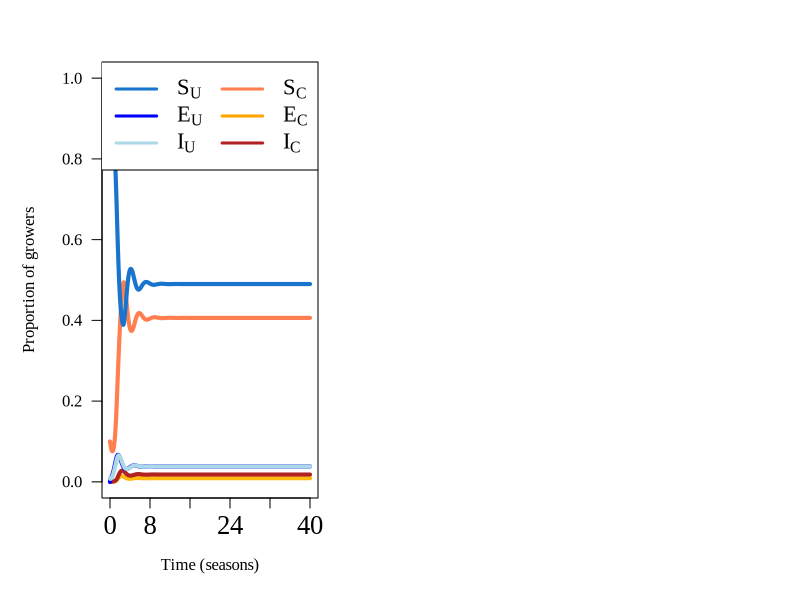

Write R code to recreate this figure.
par(las = 1, mfrow = c(1,2), mar = c(5.1, 5.1, 3.1, 4.1), family = "Times New Roman")
library(deSolve)
library(fields)
library(colorspace)
pal <- sequential_hcl(20,"BurgYl")
pal <- rev(pal)
Resistance_tolerance_model <-  function(time, y, params){
  S_C <- y[1]
  E_C <- y[2]
  I_C <- y[3]
  S_U <- y[4]
  E_U <- y[5]
  I_U <- y[6]
  
  N <- params$N
  
  beta <- params$beta
  beta_C <- params$delta_beta * params$beta
  gamma <- params$gamma 
  delta_sigma <- params$delta_sigma
  mu <- params$mu
  mu_C <- params$mu_C
  epsilon <- params$epsilon
  epsilon_C <- params$delta_epsilon *params$epsilon
  YU <- params$Y
  YC <- params$delta_Y * params$Y
  phi_C <- params$phiC
  phi_R <- params$phiR
  eta <- params$eta
  LU <- params$L
  LC <- params$delta_L * params$L

  P_SU <- P_EU <- YU
  P_SC <- P_EC <-  YC - phi_C
  
  P_IUR <- YU - phi_R*LU 
  P_ICR <- YC - phi_C - phi_R*LC
  P_IUH <- YU - LU 
  P_ICH <- YC - phi_C - LC 
  
   q_U <-beta*(delta_sigma*I_C + I_U)/(beta*(delta_sigma*I_C + I_U) + gamma)
  q_C <- beta_C*(delta_sigma*I_C + I_U)/(beta_C*(delta_sigma*I_C + I_U) + gamma)
  
  P_U <- YU - q_U*(epsilon/(epsilon + gamma))*LU*(gamma/( mu + gamma) + mu/(gamma + mu)*phi_R)
  P_C <- YC - phi_C - q_C*(epsilon_C/(epsilon_C + gamma))*LC*(gamma/(mu_C + gamma) + mu_C/(mu_C + gamma)*phi_R)
  z_SC <- max(0, 1 - exp(-eta*(P_U - P_SC)))
  z_EC <- max(0, 1 - exp(-eta*(P_U - P_EC)))
  z_ICR <- max(0, 1 - exp(-eta*(P_U - P_ICR)))
  z_ICH <- max(0, 1 - exp(-eta*(P_U - P_ICH)))
  
  z_SU <- 0
  z_EU <- max(0, 1 - exp(-eta*(P_C - P_EU)))
  z_IUR <- max(0, 1 - exp(-eta*(P_C - P_IUR)))
  z_IUH <- max(0, 1 - exp(-eta*(P_C - P_IUH)))
  
  
  dS_C <- gamma*(S_C*(1- z_SC) + I_C*(1 - z_ICH) + E_C*(1-z_EC) + E_U*z_EU + I_U*z_IUH)  + mu_C*I_C*(1-z_ICR) + I_U*z_IUR*mu - beta_C*(I_U + delta_sigma*I_C)*S_C - gamma*S_C 
  dE_C <-  beta_C*(I_U + delta_sigma*I_C)*S_C - gamma*E_C - epsilon_C*E_C
  dI_C <- epsilon_C*E_C - gamma*I_C - mu_C*I_C
  dS_U <- gamma*(S_U + E_U*(1-z_EU) + I_U*(1-z_IUH) + S_C*(z_SC)  + I_C*(z_ICH) + E_C*(z_EC))+ I_U*(1-z_IUR)*mu + mu_C*I_C*z_ICR - beta*(I_U + delta_sigma*I_C)*S_U - gamma*S_U 
  dE_U <-  beta*(I_U + delta_sigma*I_C)*S_U - gamma*E_U  - epsilon*E_U
  dI_U <- epsilon*E_U - gamma*I_U - mu*I_U 
  
  
  
  return(list(c(dS_C, dE_C, dI_C, dS_U, dE_U,dI_U)))
  
}
readParams <- function(N,beta,delta_beta,gamma,Y,delta_Y,phiC,phiR,L,delta_L,nu,delta_nu,Delta = Delta,eta = eta,delta_sigma = delta_sigma,epsilon = epsilon,delta_epsilon = delta_epsilon)
{
  retval <- list(N = N, 
                 beta = beta/N, 
                 delta_beta = delta_beta,
                 gamma = gamma, 
                 Y = Y,
                 delta_Y = delta_Y, 
                 phiC= phiC,
                 phiR = phiR, 
                 L = L, 
                 delta_L = delta_L, 
                 nu = nu, 
                 delta_nu = delta_nu,
                 Delta = Delta,
                 mu = 1/(((1/nu) - 1/2)*Delta), 
                 mu_C = 1/(((1/(delta_nu*nu)) - 1/2)*Delta),
                 eta = eta,
                 delta_sigma = delta_sigma,
                 epsilon = epsilon,
                 delta_epsilon = delta_epsilon)
  return(retval)
}

#Default tolerance parameters
parameters <- readParams(beta = .055, delta_beta = 1,
                         gamma = 1/120,N = 1, Y = 1, delta_Y = 1, delta_L = 0.1,
                         phiR = 0.7, phiC = 0.1, 
                         L = 0.6, eta = 10, nu = 1, delta_nu = 0.1, delta_sigma = 1, epsilon = 1/40, delta_epsilon = 1, Delta = 120) 



#Default resistance parameters
parameters <- readParams(beta = .055, delta_beta = 0.5,
                         gamma = 1/120,N = 1, Y = 1, delta_Y = 1, delta_L = 1,
                         phiR = 0.7, phiC = 0.1, 
                         L = 0.6, eta = 10, nu = 1, delta_nu =1, delta_sigma = 0.5, epsilon = 1/40, delta_epsilon = 2, Delta = 120) 


# Initial conditions - S_C, E_C, I_C, S_U, E_U, I_U
yini <- c(0.1,0,0,(1-0.1 - 0.01),0,0.01)
# 100 seasons
times <- seq(0,(100*120),10)

out <- ode(func =Resistance_tolerance_model ,  y = yini, time = times, parms = parameters)

plot(out[,1], out[,2], lwd = 4, ty = "l", ylim = c(0,1), col = "coral", main = "", ylab = expression("Proportion of growers"), xlab = expression("Time (seasons)"), xaxt = "n"   )
axis(side = 1, at = seq(0, max(times ), max(times /5)),labels = seq(0, max(times /300), max(times /300)/5), cex.axis = 1.6)
lines(out[,1], out[,3], lwd = 4, col = "darkgoldenrod1")
lines(out[,1], out[,4], lwd = 4, col = "firebrick")
lines(out[,1], out[,5], lwd = 4, col = "dodgerblue3")
lines(out[,1], out[,6], lwd = 4, lty = 1, col = "blue")
lines(out[,1], out[,7], lwd = 4, lty = 1, col = "light blue")
legend("topright", c(expression("S"[U]*""),expression("E"[U]*""),expression("I"[U]*""), expression("S"[C]*""),expression("E"[C]*""),expression("I"[C]*"")), ncol = 2, lty = 1, lwd = 3, col = c("dodgerblue3", "blue", "lightblue","coral", "orange", "firebrick"), cex = 1.35)
